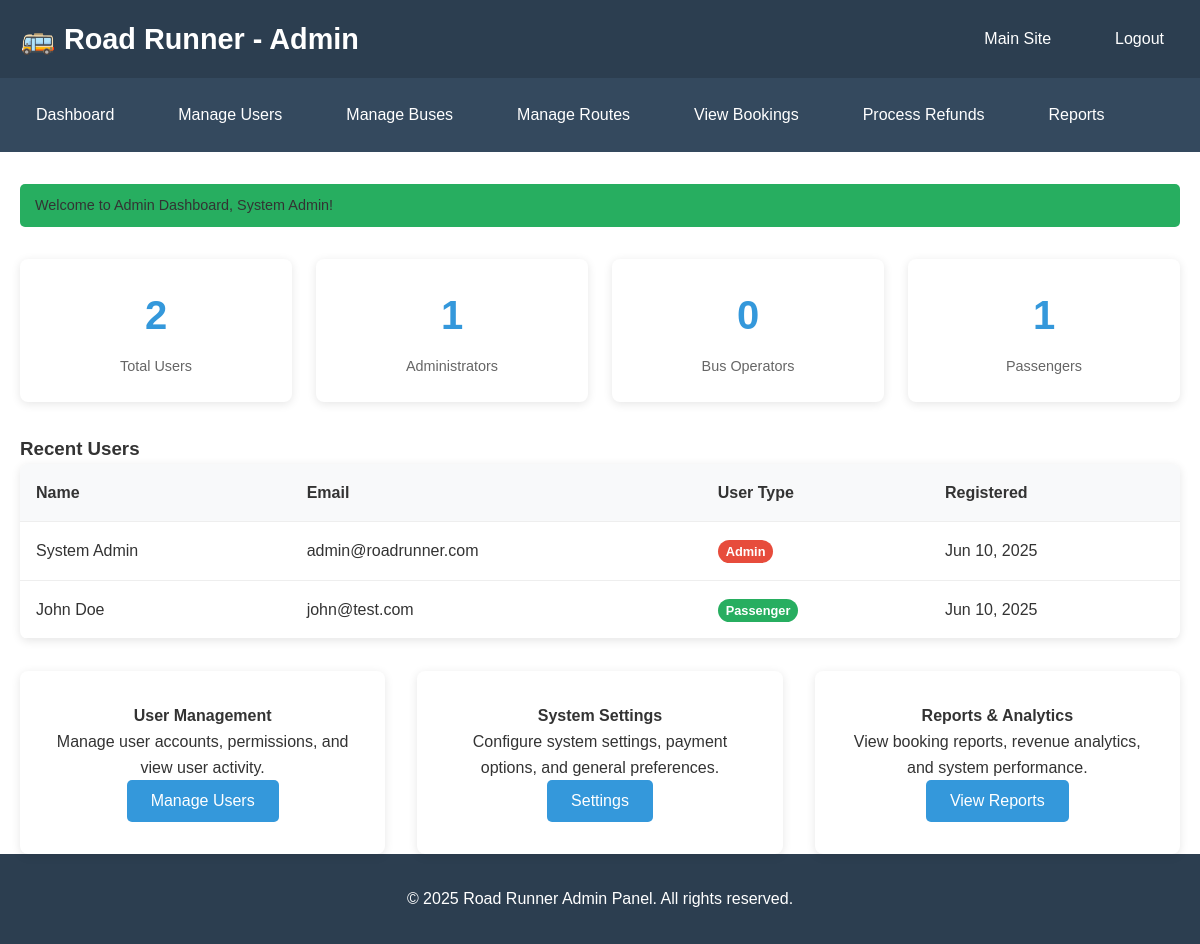
Page /admin/dashboard.php (signed in) on the committed database.
### tables this page shows
CREATE TABLE users (
    user_id INT AUTO_INCREMENT PRIMARY KEY,
    full_name VARCHAR(100) NOT NULL,
    email VARCHAR(100) UNIQUE NOT NULL,
    phone VARCHAR(15),
    password VARCHAR(255) NOT NULL,
    user_type ENUM('admin', 'passenger', 'operator') DEFAULT 'passenger',
    created_at TIMESTAMP DEFAULT CURRENT_TIMESTAMP,
    updated_at TIMESTAMP DEFAULT CURRENT_TIMESTAMP ON UPDATE CURRENT_TIMESTAMP
);

### admin/dashboard.php (the view, shortened to what this page needs)
<?php
require_once '../db_connection.php';
try {
    $stmt = $pdo->query("SELECT COUNT(*) as total_users FROM users");
    $total_users = $stmt->fetch()['total_users'];
    $stmt = $pdo->query("SELECT user_type, COUNT(*) as count FROM users GROUP BY user_type");
    $user_stats = [];
    while ($row = $stmt->fetch()) {
        $user_stats[$row['user_type']] = $row['count'];
    }
    $stmt = $pdo->query("SELECT full_name, email, user_type, created_at FROM users ORDER BY created_at DESC LIMIT 5");
    $recent_users = $stmt->fetchAll();
} catch (PDOException $e) {
    $error = "Error loading dashboard data: " . $e->getMessage();
}
?>
<!DOCTYPE html>
<html lang="en">
<head>
    <link rel="stylesheet" href="../assets/css/style.css">
</head>
<body>
    <header class="header">
        <div class="container">
            <nav class="nav">
                <div class="logo">🚌 Road Runner - Admin</div>
                <ul class="nav_links">
                    <li><a href="../index.php">Main Site</a></li>
                    <li><a href="../logout.php">Logout</a></li>
                </ul>
            </nav>
        </div>
    </header>
    <div class="admin_nav">
        <div class="container">
            <div class="admin_nav_links">
                <a href="dashboard.php">Dashboard</a>
                <a href="#" onclick="alert('Coming soon!')">Manage Users</a>
                <a href="#" onclick="alert('Coming soon!')">Manage Buses</a>
                <a href="routes.php">Manage Routes</a>
                <a href="#" onclick="alert('Coming soon!')">View Bookings</a>
                <a href="refunds.php">Process Refunds</a>
                <a href="#" onclick="alert('Coming soon!')">Reports</a>
            </div>
        </div>
    </div>
    <main class="container">
        <div class="user_info mb_2">
            Welcome to Admin Dashboard, <?php echo htmlspecialchars($_SESSION['user_name']); ?>!
        </div>
        <div class="dashboard_grid">
            <div class="stat_card">
                <div class="stat_number"><?php echo $total_users ?? 0; ?></div>
                <div class="stat_label">Total Users</div>
            </div>
            <div class="stat_card">
                <div class="stat_number"><?php echo $user_stats['admin'] ?? 0; ?></div>
                <div class="stat_label">Administrators</div>
            </div>
            <div class="stat_card">
                <div class="stat_number"><?php echo $user_stats['operator'] ?? 0; ?></div>
                <div class="stat_label">Bus Operators</div>
            </div>
            <div class="stat_card">
                <div class="stat_number"><?php echo $user_stats['passenger'] ?? 0; ?></div>
                <div class="stat_label">Passengers</div>
            </div>
        </div>
        <div class="mb_2">
            <h3>Recent Users</h3>
            <div class="table_container">
                <table class="table">
                    <thead>
                        <tr>
                            <th>Name</th>
                            <th>Email</th>
                            <th>User Type</th>
                            <th>Registered</th>
                        </tr>
                    </thead>
                    <tbody>
                        <?php if (!empty($recent_users)): ?>
                            <?php foreach ($recent_users as $user): ?>
                                <tr>
                                    <td><?php echo htmlspecialchars($user['full_name']); ?></td>
                                    <td><?php echo htmlspecialchars($user['email']); ?></td>
                                    <td>
                                        <span class="badge badge_<?php echo $user['user_type']; ?>">
                                            <?php echo ucfirst($user['user_type']); ?>
                                        </span>
                                    </td>
                                    <td><?php echo date('M j, Y', strtotime($user['created_at'])); ?></td>
                                </tr>
                            <?php endforeach; ?>
                        <?php else: ?>
                            <tr>
                                <td colspan="4" class="text_center" style="color: #666;">No users found</td>
                            </tr>
                        <?php endif; ?>
                    </tbody>
                </table>
            </div>
        </div>
        <div class="features_grid">
            <div class="feature_card">
                <h4>User Management</h4>
                <p>Manage user accounts, permissions, and view user activity.</p>
                <button class="btn btn_primary" onclick="alert('Coming soon!')">Manage Users</button>
            </div>
            <div class="feature_card">
                <h4>System Settings</h4>
                <p>Configure system settings, payment options, and general preferences.</p>
                <button class="btn btn_primary" onclick="alert('Coming soon!')">Settings</button>
            </div>
            <div class="feature_card">
                <h4>Reports & Analytics</h4>
                <p>View booking reports, revenue analytics, and system performance.</p>
                <button class="btn btn_primary" onclick="alert('Coming soon!')">View Reports</button>
            </div>
        </div>
    </main>
    <footer class="footer">
        <div class="container">
            <p>&copy; 2025 Road Runner Admin Panel. All rights reserved.</p>
        </div>
    </footer>
</body>
</html>

### assets/css/style.css (style rules this page uses)
* { margin: 0; padding: 0; box-sizing: border-box; }
body { font-family: Arial, sans-serif; line-height: 1.6; color: #333; }
.header { background: #2c3e50; color: white; padding: 1rem 0; position: sticky; top: 0; z-index: 100; }
.container { max-width: 1200px; margin: 0 auto; padding: 0 20px; }
.nav { display: flex; justify-content: space-between; align-items: center; }
.logo { font-size: 1.8rem; font-weight: bold; }
.nav_links { display: flex; list-style: none; gap: 2rem; }
.nav_links a { color: white; text-decoration: none; padding: 0.5rem 1rem; border-radius: 4px; transition: background 0.3s; }
.btn { display: inline-block; padding: 12px 24px; background: #e74c3c; color: white; text-decoration: none; border-radius: 5px; transition: background 0.3s; border: none; cursor: pointer; font-size: 1rem; }
.btn_primary { background: #3498db; }
.features_grid { display: grid; grid-template-columns: repeat(auto-fit, minmax(300px, 1fr)); gap: 2rem; margin-top: 2rem; }
.feature_card { background: white; padding: 2rem; border-radius: 8px; box-shadow: 0 2px 10px rgba(0,0,0,0.1); text-align: center; }
.footer { background: #2c3e50; color: white; text-align: center; padding: 2rem 0; }
.user_info { background: #27ae60; padding: 10px 15px; border-radius: 5px; font-size: 0.9rem; }
.dashboard_grid { display: grid; grid-template-columns: repeat(auto-fit, minmax(250px, 1fr)); gap: 1.5rem; margin: 2rem 0; }
.stat_card { background: white; padding: 1.5rem; border-radius: 8px; box-shadow: 0 2px 10px rgba(0,0,0,0.1); text-align: center; }
.stat_number { font-size: 2.5rem; font-weight: bold; color: #3498db; margin-bottom: 0.5rem; }
.stat_label { color: #666; font-size: 0.9rem; }
.admin_nav, .operator_nav { background: #34495e; padding: 1rem 0; margin-bottom: 2rem; }
.admin_nav_links, .operator_nav_links { display: flex; gap: 2rem; flex-wrap: wrap; }
.admin_nav_links a, .operator_nav_links a { color: white; text-decoration: none; padding: 0.5rem 1rem; border-radius: 4px; transition: background 0.3s; }
.table_container { background: white; border-radius: 8px; overflow: hidden; box-shadow: 0 2px 10px rgba(0,0,0,0.1); }
.table { width: 100%; border-collapse: collapse; }
.table th, .table td { padding: 1rem; text-align: left; border-bottom: 1px solid #eee; }
.table th { background: #f8f9fa; font-weight: bold; }
.badge { padding: 0.25rem 0.5rem; border-radius: 12px; font-size: 0.8rem; font-weight: bold; }
.badge_admin { background: #e74c3c; color: white; }
.badge_passenger { background: #27ae60; color: white; }
.mb_2 { margin-bottom: 2rem; }

### rows in the picture
users: full_name "System Admin", email "admin@roadrunner.com", user_type "Admin", created_at "Jun 10, 2025"
users: full_name "John Doe", email "john@test.com", user_type "Passenger", created_at "Jun 10, 2025"

### other values in the picture
$_SESSION['user_name'] "System Admin"
$total_users "2"
$user_stats['admin'] "1"
$user_stats['operator'] "0"
$user_stats['passenger'] "1"
